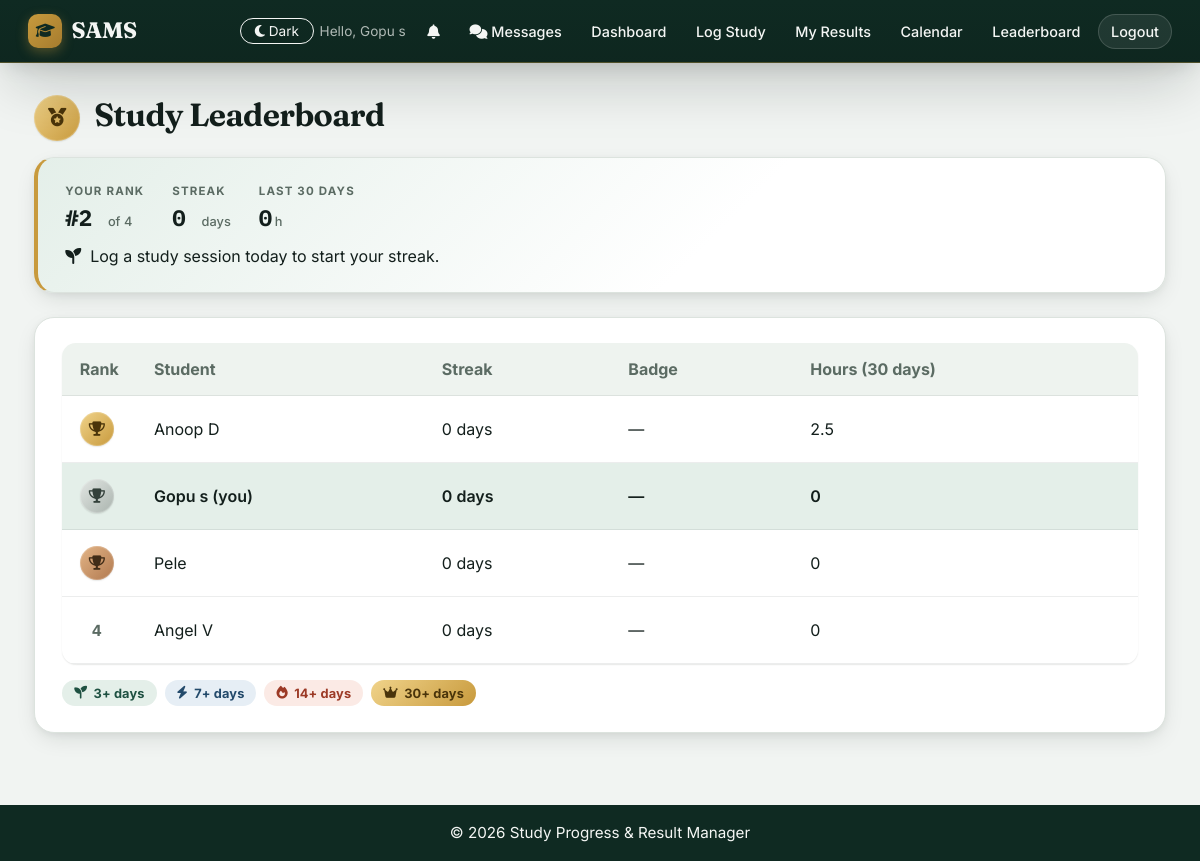
The page /student/leaderboard (signed in) on the database as committed earlier.
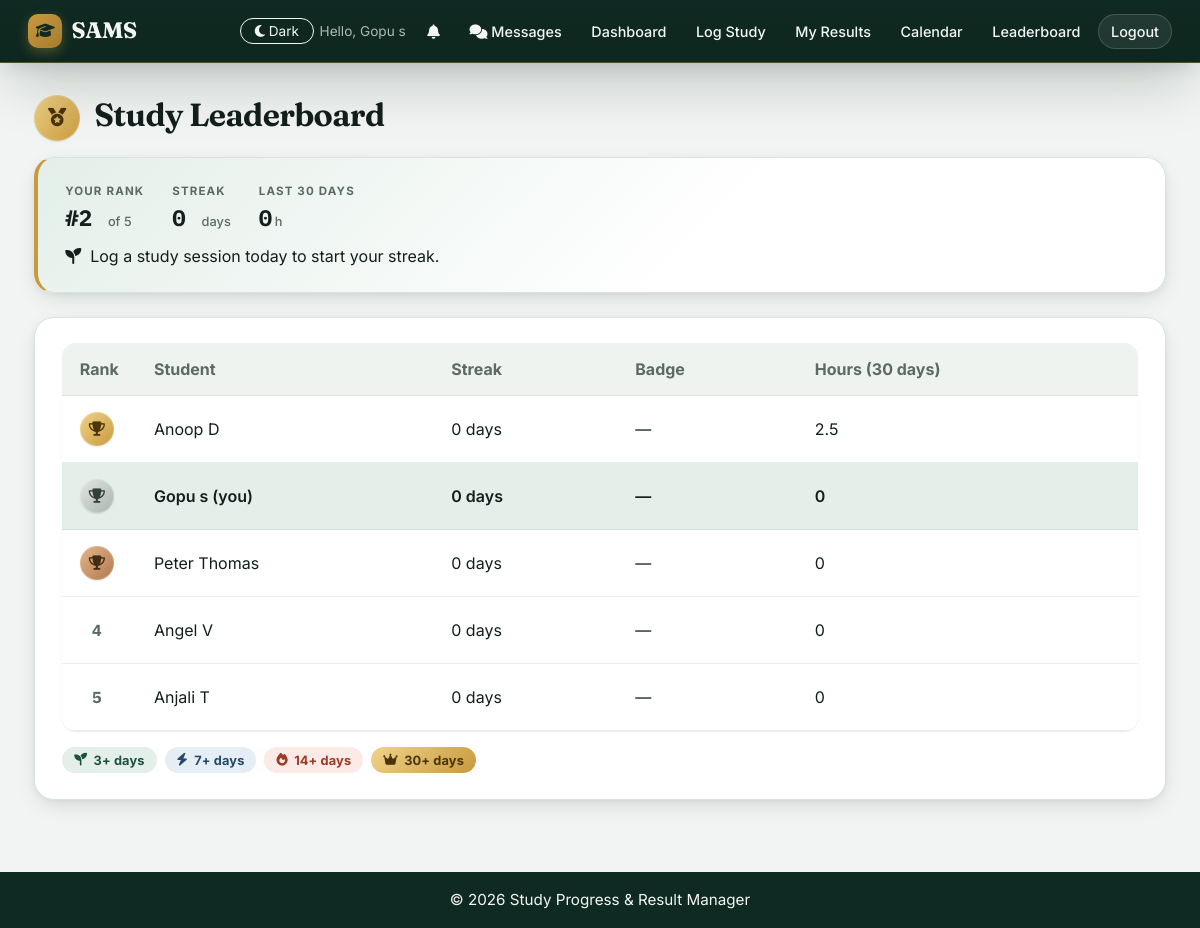
The same page on the database as committed later.
### tables this page shows
CREATE TABLE "users" (
                id INTEGER PRIMARY KEY AUTOINCREMENT,
                username TEXT UNIQUE NOT NULL,
                password TEXT NOT NULL,
                role TEXT NOT NULL CHECK(role IN ('teacher', 'student', 'admin')),
                full_name TEXT NOT NULL,
                status TEXT NOT NULL CHECK(status IN ('pending', 'active', 'blocked')) DEFAULT 'pending',
                department TEXT,
                created_at TIMESTAMP DEFAULT CURRENT_TIMESTAMP
            , theme VARCHAR(10) DEFAULT 'light');

### app.py (the view)
@app.route('/student/leaderboard')
@login_required
@student_required
def leaderboard():
    conn = get_db_connection()
    students = conn.execute('''
        SELECT id, full_name FROM users
        WHERE role = 'student' AND status = 'active'
    ''').fetchall()
    thirty_days_ago = (date.today() - timedelta(days=30)).isoformat()
    board = []
    for s in students:
        streak = compute_streak(conn, s['id'])
        hours_row = conn.execute('''
            SELECT COALESCE(SUM(hours_spent), 0) AS h FROM study_logs
            WHERE student_id = ? AND study_date >= ?
        ''', (s['id'], thirty_days_ago)).fetchone()
        icon, tier, label = streak_badge(streak)
        board.append({
            'id': s['id'],
            'name': s['full_name'],
            'streak': streak,
            'hours': round(hours_row['h'], 1),
            'badge_icon': icon,
            'badge_tier': tier,
            'badge_label': label,
            'is_me': s['id'] == session['user_id']
        })
    conn.close()
    board.sort(key=lambda x: (-x['streak'], -x['hours']))
    my_entry = next((b for b in board if b['is_me']), None)
    my_rank = board.index(my_entry) + 1 if my_entry else None
    return render_template('leaderboard.html', board=board, my_rank=my_rank, my_entry=my_entry)

### app.py (called while the page is built, shortened)
def login_required(f):
    @wraps(f)
    def decorated_function(*args, **kwargs):
        if 'user_id' not in session:
            flash('Please log in to access this page.', 'error')
            return redirect(url_for('login'))
        return f(*args, **kwargs)
    return decorated_function

def student_required(f):
    @wraps(f)
    def decorated_function(*args, **kwargs):
        if session.get('role') != 'student':
            flash('This page is for students only.', 'error')
            return redirect(url_for('home'))
        return f(*args, **kwargs)
    return decorated_function

@app.context_processor
def inject_current_user():
    return {'current_user': CurrentUser(session)}

def compute_streak(conn, student_id):
    rows = conn.execute('''
        SELECT DISTINCT study_date FROM study_logs
        WHERE student_id = ? ORDER BY study_date DESC
    ''', (student_id,)).fetchall()
    streak = 0
    if rows:
        study_dates = [datetime.fromisoformat(r['study_date']).date() for r in rows]
        today = date.today()
    return streak

    @property
    def is_authenticated(self):
        return bool(self.id)

### templates/leaderboard.html (shortened to what this page needs)
{% extends "base.html" %}
{% block content %}
<div class="page-header-row">
    <h1><span class="icon-chip icon-chip-lg tier-legend"><i class="fa-solid fa-medal"></i></span> Study Leaderboard</h1>
</div>
{% if my_entry %}
<div class="card leaderboard-me">
    <div class="me-stat-row">
        <div class="me-stat">
            <span class="me-stat-label">Your rank</span>
            <span class="me-stat-value">#{{ my_rank }} <span class="me-stat-of">of {{ board|length }}</span></span>
        </div>
        <div class="me-stat">
            <span class="me-stat-label">Streak</span>
            <span class="me-stat-value">{{ my_entry.streak }} <span class="me-stat-of">day{{ 's' if my_entry.streak != 1 }}</span></span>
        </div>
        <div class="me-stat">
            <span class="me-stat-label">Last 30 days</span>
            <span class="me-stat-value">{{ my_entry.hours }}<span class="me-stat-of">h</span></span>
        </div>
    </div>
    {% if my_entry.streak == 0 %}
        <p class="text-muted" style="margin-top: 0.9rem;"><i class="fa-solid fa-seedling"></i>&nbsp; Log a study session today to start your streak.</p>
    {% endif %}
</div>
{% endif %}
<div class="card table-card">
    <table class="data-table">
        <thead>
            <tr>
                <th>Rank</th>
                <th>Student</th>
                <th>Streak</th>
                <th>Badge</th>
                <th>Hours (30 days)</th>
            </tr>
        </thead>
        <tbody>
            {% for row in board %}
            <tr class="{% if row.is_me %}leaderboard-highlight{% endif %}">
                <td class="rank-cell">
                    {% if loop.index == 1 %}<span class="icon-chip rank-gold"><i class="fa-solid fa-trophy"></i></span>
                    {% elif loop.index == 2 %}<span class="icon-chip rank-silver"><i class="fa-solid fa-trophy"></i></span>
                    {% elif loop.index == 3 %}<span class="icon-chip rank-bronze"><i class="fa-solid fa-trophy"></i></span>
                    {% else %}<span class="rank-number">{{ loop.index }}</span>{% endif %}
                </td>
                <td>{{ row.name }}{% if row.is_me %} <span class="text-muted">(you)</span>{% endif %}</td>
                <td>{{ row.streak }} day{{ 's' if row.streak != 1 }}</td>
                <td>{% if row.badge_icon %}<span class="badge-pill {{ row.badge_tier }}"><i class="{{ row.badge_icon }}"></i> {{ row.badge_label }}</span>{% else %}<span class="text-muted">—</span>{% endif %}</td>
                <td>{{ row.hours }}</td>
            </tr>
            {% endfor %}
        </tbody>
    </table>
    <p class="text-muted legend-row">
        <span class="badge-pill tier-building"><i class="fa-solid fa-seedling"></i> 3+ days</span>
        <span class="badge-pill tier-consistent"><i class="fa-solid fa-bolt"></i> 7+ days</span>
        <span class="badge-pill tier-fire"><i class="fa-solid fa-fire"></i> 14+ days</span>
        <span class="badge-pill tier-legend"><i class="fa-solid fa-crown"></i> 30+ days</span>
    </p>
</div>
{% endblock %}

### templates/base.html (shortened to what this page needs)
<!DOCTYPE html>
<html lang="en">
<head>
    <link rel="stylesheet" href="https://cdnjs.cloudflare.com/ajax/libs/font-awesome/6.5.1/css/all.min.css">
    <link rel="stylesheet" href="{{ url_for('static', filename='style.css') }}">
</head>
<body class="{{ current_user.theme if current_user.is_authenticated else 'light' }}">
    <nav class="navbar">
        <div class="nav-brand">
            <a href="{{ url_for('home') }}"><i class="fa-solid fa-graduation-cap"></i> SAMS</a>
        </div>
        <div class="nav-links">
            {% if current_user.is_authenticated %}
                <form action="{{ url_for('toggle_theme') }}" method="POST" style="display:inline;">
                  <button type="submit" class="theme-toggle">
                    {% if current_user.theme == 'dark' %}<i class="fa-solid fa-sun"></i> Light{% else %}<i class="fa-solid fa-moon"></i> Dark{% endif %}
                  </button>
                </form>
                <span class="welcome-text">Hello, {{ session.get('full_name') }}</span>
                <a href="{{ url_for('notifications') }}" class="nav-bell" title="Notifications">
                    <i class="fa-solid fa-bell"></i>{% if unread_count and unread_count > 0 %}<span class="bell-badge">{{ unread_count }}</span>{% endif %}
                </a>
                <a href="{{ url_for('chat.inbox') }}"><i class="fa-solid fa-comments"></i> Messages</a>
                {% if session.get('role') == 'teacher' %}
                    <a href="{{ url_for('teacher_dashboard') }}">Dashboard</a>
                    <a href="{{ url_for('enter_marks') }}">Enter Marks</a>
                    <a href="{{ url_for('assign_task') }}">Assign Task</a>
                {% elif session.get('role') == 'student' %}
                    <a href="{{ url_for('student_dashboard') }}">Dashboard</a>
                    <a href="{{ url_for('add_study_log') }}">Log Study</a>
                    <a href="{{ url_for('view_results') }}">My Results</a>
                    <a href="{{ url_for('student_calendar') }}">Calendar</a>
                    <a href="{{ url_for('leaderboard') }}">Leaderboard</a>
                {% elif session.get('role') == 'admin' %}
                    <a href="{{ url_for('admin_dashboard') }}">Admin Panel</a>
                    <a href="{{ url_for('admin_alerts') }}">Alerts</a>
                {% endif %}
                <a href="{{ url_for('logout') }}" class="btn-logout">Logout</a>
            {% else %}
                <a href="{{ url_for('login') }}">Login</a>
                <a href="{{ url_for('register') }}">Register</a>
            {% endif %}
        </div>
    </nav>
    <main class="container">
        {% block content %}{% endblock %}
    </main>
    <footer>
        <p>&copy; 2026 Study Progress & Result Manager</p>
    </footer>
</body>
</html>

Rows that differ between the two databases and show on the page:
changed users: name "Pele" → "Peter Thomas"
added users: name "Anjali T", streak "0", streak "s", hours "0"
Other text that changed with them:
{{ board|length }}: "4" → "5"
